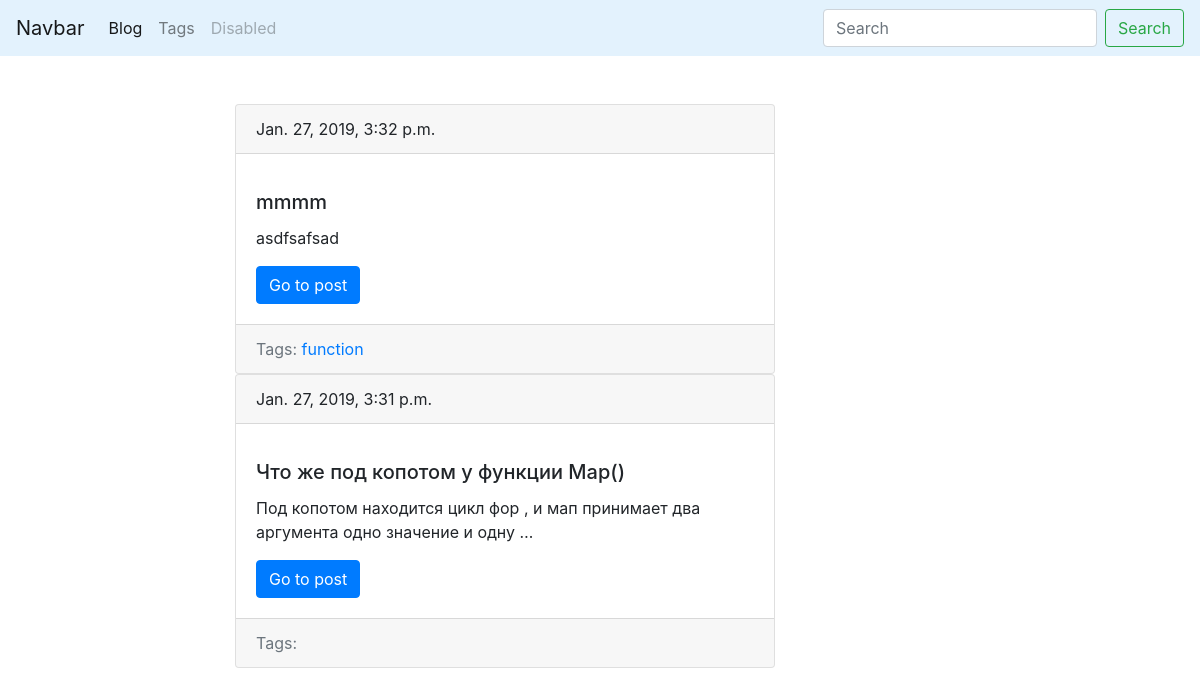
The page /blog/ on the database as committed earlier.
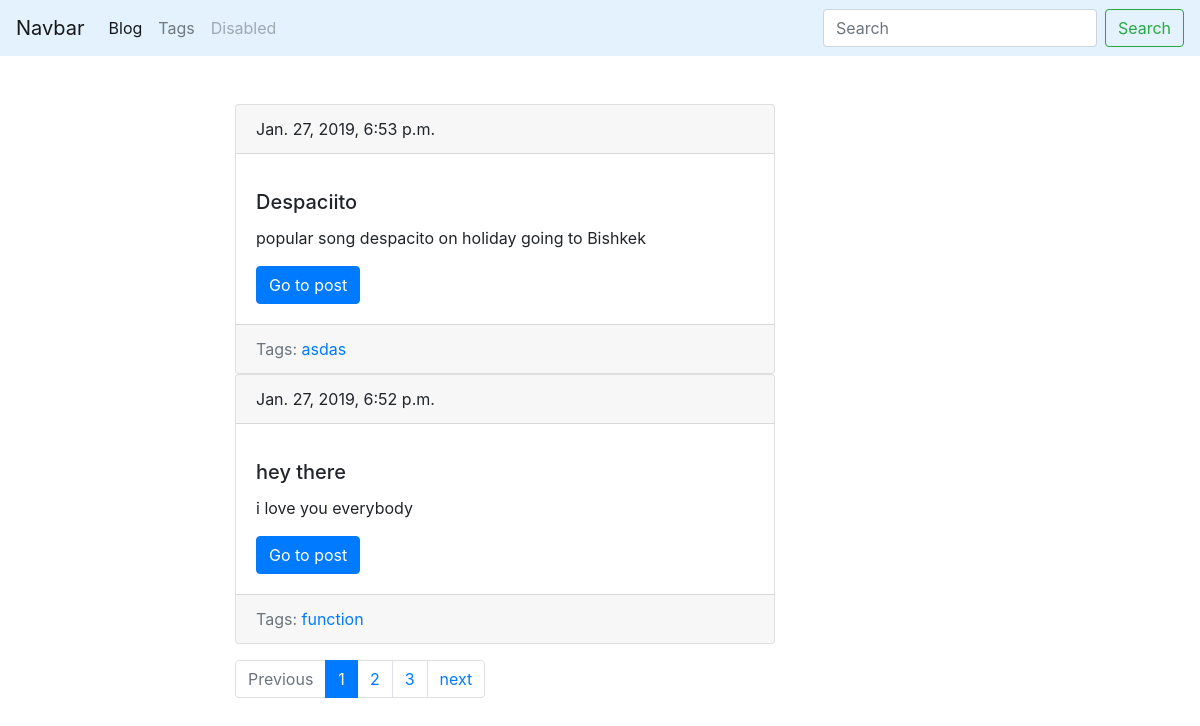
The same page on the database as committed later.
### blog/models.py (models this page shows, shortened)
class Post(models.Model):
    title = models.CharField(max_length=255,db_index=True)
    slug = models.SlugField(max_length=100,unique=True,blank=True)
    body = models.TextField(blank=True,db_index=True)
    date_pub = models.DateTimeField(auto_now_add=True)
    tags = models.ManyToManyField('Tag',blank=True,related_name='posts')
    def get_absolute_url(self):
        return reverse('post_detail_url',kwargs={'slug':self.slug})
    class Meta:
        ordering = ['-date_pub']

class Tag(models.Model):
    title = models.CharField(max_length=50)
    slug  = models.SlugField(max_length=50,unique=True)
    def get_absolute_url(self):
        return reverse('tag_detail_url',kwargs={'slug':self.slug})
    class Meta:
        ordering = ['title']

### blog/views.py (the view)
# urls.py: path('',post_list,name='post_list_url'),
def post_list(request):
    search_query = request.GET.get('search','')
    if search_query:
        posts = Post.objects.filter(Q(title__icontains=search_query)| Q(body__icontains=search_query))
    else:
        posts = Post.objects.all()
    paginator = Paginator(posts,2)
    page_number = request.GET.get('page',1)
    page = paginator.get_page(page_number)
    is_paginated = page.has_other_pages()
    if page.has_previous():
        previus_url = '?page={}'.format(page.previous_page_number())
    else:
        previus_url = ''
    if page.has_next():
        next_url = '?page={}'.format(page.next_page_number())
    else:
        next_url = ''
    context = {
        'page_object':page,
        'is_paginated':is_paginated,
        'next_url': next_url,
        'previus_url':previus_url
    }
    return render(request,'blog/index.html',context=context)

### blog/templates/blog/index.html
{% extends 'bases/base.html' %}
{% load static %}
{% block content %}
{% for post in page_object.object_list %}
  {% include 'blog/includes/post_card.html' %}
    {% endfor %}
{% endblock %}

### blog/templates/blog/includes/post_card.html
<div class="card">
    <div class="card-header mb-3">
      {{post.date_pub}}
    </div>
    <div class="card-body">
      <h5 class="card-title">{{post.title}}</h5>
      <p class="card-text">{{post.body|truncatewords:15}}</p>
      <a href="{{post.get_absolute_url}}" class="btn btn-primary">Go to post</a>
    </div>
<div class="card-footer text-muted">
 Tags:
   {% for tag in post.tags.all  %}
      <a href="{{tag.get_absolute_url}}">{{tag.title}}</a>
   {% endfor %}
</div>
  </div>

Rows that differ between the two databases and show on the page:
no longer on this page (row unchanged): Post: date_pub "Jan. 27, 2019, 3:32 p.m.", title "mmmm", body "asdfsafsad", Tag (title "function")
no longer on this page (row unchanged): Post: date_pub "Jan. 27, 2019, 3:31 p.m.", title "Что же под копотом у функции Map()", body "Под копотом находится цикл фор , и мап принимает два аргумента одно значение и одну …"
added Post: date_pub "Jan. 27, 2019, 6:53 p.m.", title "Despaciito", body "popular song despacito on holiday going to Bishkek"
added Tag: title "asdas", shown under "Jan. 27, 2019, 6:53 p.m."
added Post: date_pub "Jan. 27, 2019, 6:52 p.m.", title "hey there", body "i love you everybody", Tag (title "function")
Other text that changed with them:
text now shown: "Previous next"
new list line: "1"
new list line: "2"
new list line: "3"
